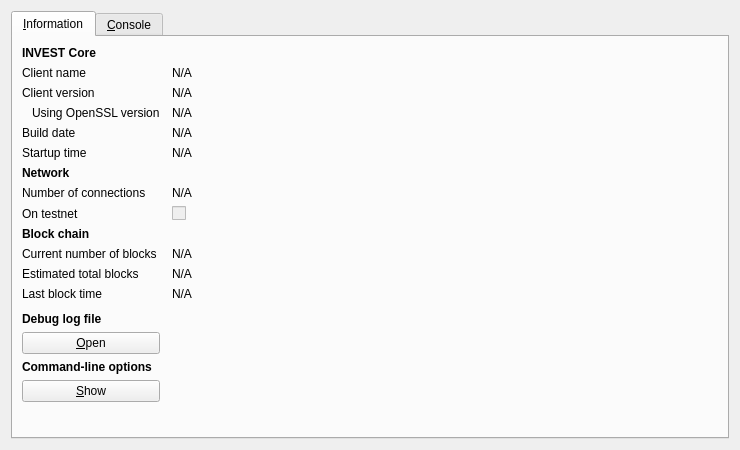
<?xml version="1.0" encoding="UTF-8"?>
<ui version="4.0">
 <class>RPCConsole</class>
 <widget class="QDialog" name="RPCConsole">
  <property name="geometry">
   <rect>
    <x>0</x>
    <y>0</y>
    <width>740</width>
    <height>450</height>
   </rect>
  </property>
  <property name="windowTitle">
   <string>INVEST - Debug window</string>
  </property>
  <layout class="QVBoxLayout" name="verticalLayout_2">
   <item>
    <widget class="QTabWidget" name="tabWidget">
     <property name="currentIndex">
      <number>0</number>
     </property>
     <widget class="QWidget" name="tab_info">
      <attribute name="title">
       <string>&amp;Information</string>
      </attribute>
      <layout class="QGridLayout" name="gridLayout" columnstretch="0,1">
       <property name="horizontalSpacing">
        <number>12</number>
       </property>
       <item row="0" column="0">
        <widget class="QLabel" name="label_9">
         <property name="font">
          <font>
           <weight>75</weight>
           <bold>true</bold>
          </font>
         </property>
         <property name="text">
          <string>INVEST Core</string>
         </property>
        </widget>
       </item>
       <item row="1" column="0">
        <widget class="QLabel" name="label_5">
         <property name="text">
          <string>Client name</string>
         </property>
        </widget>
       </item>
       <item row="1" column="1">
        <widget class="QLabel" name="clientName">
         <property name="cursor">
          <cursorShape>IBeamCursor</cursorShape>
         </property>
         <property name="text">
          <string>N/A</string>
         </property>
         <property name="textFormat">
          <enum>Qt::PlainText</enum>
         </property>
         <property name="textInteractionFlags">
          <set>Qt::LinksAccessibleByMouse|Qt::TextSelectableByKeyboard|Qt::TextSelectableByMouse</set>
         </property>
        </widget>
       </item>
       <item row="2" column="0">
        <widget class="QLabel" name="label_6">
         <property name="text">
          <string>Client version</string>
         </property>
        </widget>
       </item>
       <item row="2" column="1">
        <widget class="QLabel" name="clientVersion">
         <property name="cursor">
          <cursorShape>IBeamCursor</cursorShape>
         </property>
         <property name="text">
          <string>N/A</string>
         </property>
         <property name="textFormat">
          <enum>Qt::PlainText</enum>
         </property>
         <property name="textInteractionFlags">
          <set>Qt::LinksAccessibleByMouse|Qt::TextSelectableByKeyboard|Qt::TextSelectableByMouse</set>
         </property>
        </widget>
       </item>
       <item row="3" column="0">
        <widget class="QLabel" name="label_14">
         <property name="text">
          <string>Using OpenSSL version</string>
         </property>
         <property name="indent">
          <number>10</number>
         </property>
        </widget>
       </item>
       <item row="3" column="1">
        <widget class="QLabel" name="openSSLVersion">
         <property name="cursor">
          <cursorShape>IBeamCursor</cursorShape>
         </property>
         <property name="text">
          <string>N/A</string>
         </property>
         <property name="textFormat">
          <enum>Qt::PlainText</enum>
         </property>
         <property name="textInteractionFlags">
          <set>Qt::LinksAccessibleByMouse|Qt::TextSelectableByKeyboard|Qt::TextSelectableByMouse</set>
         </property>
        </widget>
       </item>
       <item row="4" column="0">
        <widget class="QLabel" name="label_12">
         <property name="text">
          <string>Build date</string>
         </property>
        </widget>
       </item>
       <item row="4" column="1">
        <widget class="QLabel" name="buildDate">
         <property name="cursor">
          <cursorShape>IBeamCursor</cursorShape>
         </property>
         <property name="text">
          <string>N/A</string>
         </property>
         <property name="textFormat">
          <enum>Qt::PlainText</enum>
         </property>
         <property name="textInteractionFlags">
          <set>Qt::LinksAccessibleByMouse|Qt::TextSelectableByKeyboard|Qt::TextSelectableByMouse</set>
         </property>
        </widget>
       </item>
       <item row="5" column="0">
        <widget class="QLabel" name="label_13">
         <property name="text">
          <string>Startup time</string>
         </property>
        </widget>
       </item>
       <item row="5" column="1">
        <widget class="QLabel" name="startupTime">
         <property name="cursor">
          <cursorShape>IBeamCursor</cursorShape>
         </property>
         <property name="text">
          <string>N/A</string>
         </property>
         <property name="textFormat">
          <enum>Qt::PlainText</enum>
         </property>
         <property name="textInteractionFlags">
          <set>Qt::LinksAccessibleByMouse|Qt::TextSelectableByKeyboard|Qt::TextSelectableByMouse</set>
         </property>
        </widget>
       </item>
       <item row="6" column="0">
        <widget class="QLabel" name="label_11">
         <property name="font">
          <font>
           <weight>75</weight>
           <bold>true</bold>
          </font>
         </property>
         <property name="text">
          <string>Network</string>
         </property>
        </widget>
       </item>
       <item row="7" column="0">
        <widget class="QLabel" name="label_7">
         <property name="text">
          <string>Number of connections</string>
         </property>
        </widget>
       </item>
       <item row="7" column="1">
        <widget class="QLabel" name="numberOfConnections">
         <property name="cursor">
          <cursorShape>IBeamCursor</cursorShape>
         </property>
         <property name="text">
          <string>N/A</string>
         </property>
         <property name="textFormat">
          <enum>Qt::PlainText</enum>
         </property>
         <property name="textInteractionFlags">
          <set>Qt::LinksAccessibleByMouse|Qt::TextSelectableByKeyboard|Qt::TextSelectableByMouse</set>
         </property>
        </widget>
       </item>
       <item row="8" column="0">
        <widget class="QLabel" name="label_8">
         <property name="text">
          <string>On testnet</string>
         </property>
        </widget>
       </item>
       <item row="8" column="1">
        <widget class="QCheckBox" name="isTestNet">
         <property name="enabled">
          <bool>false</bool>
         </property>
         <property name="text">
          <string/>
         </property>
        </widget>
       </item>
       <item row="9" column="0">
        <widget class="QLabel" name="label_10">
         <property name="font">
          <font>
           <weight>75</weight>
           <bold>true</bold>
          </font>
         </property>
         <property name="text">
          <string>Block chain</string>
         </property>
        </widget>
       </item>
       <item row="10" column="0">
        <widget class="QLabel" name="label_3">
         <property name="text">
          <string>Current number of blocks</string>
         </property>
        </widget>
       </item>
       <item row="10" column="1">
        <widget class="QLabel" name="numberOfBlocks">
         <property name="cursor">
          <cursorShape>IBeamCursor</cursorShape>
         </property>
         <property name="text">
          <string>N/A</string>
         </property>
         <property name="textFormat">
          <enum>Qt::PlainText</enum>
         </property>
         <property name="textInteractionFlags">
          <set>Qt::LinksAccessibleByMouse|Qt::TextSelectableByKeyboard|Qt::TextSelectableByMouse</set>
         </property>
        </widget>
       </item>
       <item row="11" column="0">
        <widget class="QLabel" name="label_4">
         <property name="text">
          <string>Estimated total blocks</string>
         </property>
        </widget>
       </item>
       <item row="11" column="1">
        <widget class="QLabel" name="totalBlocks">
         <property name="cursor">
          <cursorShape>IBeamCursor</cursorShape>
         </property>
         <property name="text">
          <string>N/A</string>
         </property>
         <property name="textFormat">
          <enum>Qt::PlainText</enum>
         </property>
         <property name="textInteractionFlags">
          <set>Qt::LinksAccessibleByMouse|Qt::TextSelectableByKeyboard|Qt::TextSelectableByMouse</set>
         </property>
        </widget>
       </item>
       <item row="12" column="0">
        <widget class="QLabel" name="label_2">
         <property name="text">
          <string>Last block time</string>
         </property>
        </widget>
       </item>
       <item row="12" column="1">
        <widget class="QLabel" name="lastBlockTime">
         <property name="cursor">
          <cursorShape>IBeamCursor</cursorShape>
         </property>
         <property name="text">
          <string>N/A</string>
         </property>
         <property name="textFormat">
          <enum>Qt::PlainText</enum>
         </property>
         <property name="textInteractionFlags">
          <set>Qt::LinksAccessibleByMouse|Qt::TextSelectableByKeyboard|Qt::TextSelectableByMouse</set>
         </property>
        </widget>
       </item>
       <item row="13" column="0">
        <spacer name="verticalSpacer_2">
         <property name="orientation">
          <enum>Qt::Vertical</enum>
         </property>
         <property name="sizeHint" stdset="0">
          <size>
           <width>20</width>
           <height>20</height>
          </size>
         </property>
        </spacer>
       </item>
       <item row="14" column="0">
        <widget class="QLabel" name="labelDebugLogfile">
         <property name="font">
          <font>
           <weight>75</weight>
           <bold>true</bold>
          </font>
         </property>
         <property name="text">
          <string>Debug log file</string>
         </property>
        </widget>
       </item>
       <item row="15" column="0">
        <widget class="QPushButton" name="openDebugLogfileButton">
         <property name="toolTip">
          <string>Open the INVEST debug log file from the current data directory. This can take a few seconds for large log files.</string>
         </property>
         <property name="text">
          <string>&amp;Open</string>
         </property>
         <property name="autoDefault">
          <bool>false</bool>
         </property>
        </widget>
       </item>
       <item row="16" column="0">
        <widget class="QLabel" name="labelCLOptions">
         <property name="font">
          <font>
           <weight>75</weight>
           <bold>true</bold>
          </font>
         </property>
         <property name="text">
          <string>Command-line options</string>
         </property>
        </widget>
       </item>
       <item row="17" column="0">
        <widget class="QPushButton" name="showCLOptionsButton">
         <property name="toolTip">
          <string>Show the INVEST-Qt help message to get a list with possible INVEST command-line options.</string>
         </property>
         <property name="text">
          <string>&amp;Show</string>
         </property>
         <property name="autoDefault">
          <bool>false</bool>
         </property>
        </widget>
       </item>
       <item row="18" column="0">
        <spacer name="verticalSpacer">
         <property name="orientation">
          <enum>Qt::Vertical</enum>
         </property>
         <property name="sizeHint" stdset="0">
          <size>
           <width>20</width>
           <height>40</height>
          </size>
         </property>
        </spacer>
       </item>
      </layout>
     </widget>
     <widget class="QWidget" name="tab_console">
      <attribute name="title">
       <string>&amp;Console</string>
      </attribute>
      <layout class="QVBoxLayout" name="verticalLayout_3">
       <property name="spacing">
        <number>3</number>
       </property>
       <item>
        <widget class="QTextEdit" name="messagesWidget">
         <property name="minimumSize">
          <size>
           <width>0</width>
           <height>100</height>
          </size>
         </property>
         <property name="readOnly">
          <bool>true</bool>
         </property>
         <property name="tabKeyNavigation" stdset="0">
          <bool>false</bool>
         </property>
         <property name="columnCount" stdset="0">
          <number>2</number>
         </property>
        </widget>
       </item>
       <item>
        <layout class="QHBoxLayout" name="horizontalLayout">
         <property name="spacing">
          <number>3</number>
         </property>
         <item>
          <widget class="QLabel" name="label">
           <property name="text">
            <string notr="true">&gt;</string>
           </property>
          </widget>
         </item>
         <item>
          <widget class="QLineEdit" name="lineEdit"/>
         </item>
         <item>
          <widget class="QPushButton" name="clearButton">
           <property name="maximumSize">
            <size>
             <width>24</width>
             <height>24</height>
            </size>
           </property>
           <property name="toolTip">
            <string>Clear console</string>
           </property>
           <property name="text">
            <string/>
           </property>
           <property name="icon">
            <iconset resource="../bitcoin.qrc">
             <normaloff>:/icons/remove</normaloff>:/icons/remove</iconset>
           </property>
           <property name="shortcut">
            <string notr="true">Ctrl+L</string>
           </property>
           <property name="autoDefault">
            <bool>false</bool>
           </property>
          </widget>
         </item>
        </layout>
       </item>
      </layout>
     </widget>
    </widget>
   </item>
  </layout>
 </widget>
 <resources>
  <include location="../bitcoin.qrc"/>
 </resources>
 <connections/>
</ui>
